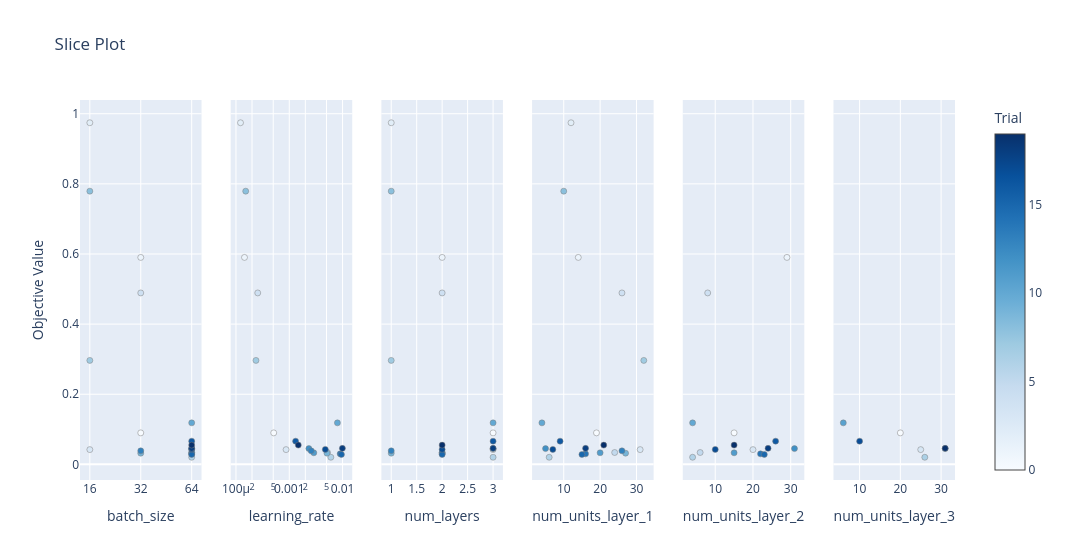

The notebook cell this image was saved under:
### Code cell
# visualizing Optuna results

optuna.visualization.plot_optimization_history(study)
optuna.visualization.plot_param_importances(study)
optuna.visualization.plot_slice(study)

### Figure 1 — Plotly figure (JSON) as saved in the notebook; plotly's stock layout.template omitted (floating-point values rounded to 4 significant figures)
{"data": [{"marker": {"color": [0, 1, 2, 3, 4, 5, 6, 7, 8, 9, 10, 11, 12, 13, 14, 15, 16, 17, 18, 19], "colorbar": {"title": {"text": "Trial"}, "x": 1, "xpad": 40}, "colorscale": [[0, "rgb(247,251,255)"], [0.125, "rgb(222,235,247)"], [0.25, "rgb(198,219,239)"], [0.375, "rgb(158,202,225)"], [0.5, "rgb(107,174,214)"], [0.625, "rgb(66,146,198)"], [0.75, "rgb(33,113,181)"], [0.875, "rgb(8,81,156)"], [1, "rgb(8,48,107)"]], "line": {"color": "Grey", "width": 0.5}, "showscale": true}, "mode": "markers", "name": "Feasible Trial", "showlegend": false, "type": "scatter", "x": [32, 32, 16, 16, 32, 64, 64, 16, 16, 32, 64, 64, 64, 32, 64, 64, 64, 64, 64, 64], "xaxis": "x", "y": [0.08985, 0.5902, 0.9743, 0.04203, 0.4889, 0.03384, 0.02029, 0.2965, 0.7792, 0.0319, 0.1184, 0.03295, 0.04495, 0.03854, 0.02996, 0.02828, 0.06622, 0.04274, 0.0456, 0.05488], "yaxis": "y"}, {"marker": {"color": [0, 1, 2, 3, 4, 5, 6, 7, 8, 9, 10, 11, 12, 13, 14, 15, 16, 17, 18, 19], "colorbar": {"title": {"text": "Trial"}, "x": 1, "xpad": 40}, "colorscale": [[0, "rgb(247,251,255)"], [0.125, "rgb(222,235,247)"], [0.25, "rgb(198,219,239)"], [0.375, "rgb(158,202,225)"], [0.5, "rgb(107,174,214)"], [0.625, "rgb(66,146,198)"], [0.75, "rgb(33,113,181)"], [0.875, "rgb(8,81,156)"], [1, "rgb(8,48,107)"]], "line": {"color": "Grey", "width": 0.5}, "showscale": false}, "mode": "markers", "name": "Feasible Trial", "showlegend": false, "type": "scatter", "x": [0.0005108, 0.0001446, 0.0001218, 0.0008714, 0.0002563, 0.005226, 0.006027, 0.0002374, 0.0001524, 0.0051, 0.008003, 0.002884, 0.002331, 0.00258, 0.009012, 0.009523, 0.001315, 0.004743, 0.009924, 0.001477], "xaxis": "x2", "y": [0.08985, 0.5902, 0.9743, 0.04203, 0.4889, 0.03384, 0.02029, 0.2965, 0.7792, 0.0319, 0.1184, 0.03295, 0.04495, 0.03854, 0.02996, 0.02828, 0.06622, 0.04274, 0.0456, 0.05488], "yaxis": "y2"}, {"marker": {"color": [0, 1, 2, 3, 4, 5, 6, 7, 8, 9, 10, 11, 12, 13, 14, 15, 16, 17, 18, 19], "colorbar": {"title": {"text": "Trial"}, "x": 1, "xpad": 40}, "colorscale": [[0, "rgb(247,251,255)"], [0.125, "rgb(222,235,247)"], [0.25, "rgb(198,219,239)"], [0.375, "rgb(158,202,225)"], [0.5, "rgb(107,174,214)"], [0.625, "rgb(66,146,198)"], [0.75, "rgb(33,113,181)"], [0.875, "rgb(8,81,156)"], [1, "rgb(8,48,107)"]], "line": {"color": "Grey", "width": 0.5}, "showscale": false}, "mode": "markers", "name": "Feasible Trial", "showlegend": false, "type": "scatter", "x": [3, 2, 1, 3, 2, 2, 3, 1, 1, 1, 3, 2, 3, 1, 2, 2, 3, 2, 3, 2], "xaxis": "x3", "y": [0.08985, 0.5902, 0.9743, 0.04203, 0.4889, 0.03384, 0.02029, 0.2965, 0.7792, 0.0319, 0.1184, 0.03295, 0.04495, 0.03854, 0.02996, 0.02828, 0.06622, 0.04274, 0.0456, 0.05488], "yaxis": "y3"}, {"marker": {"color": [0, 1, 2, 3, 4, 5, 6, 7, 8, 9, 10, 11, 12, 13, 14, 15, 16, 17, 18, 19], "colorbar": {"title": {"text": "Trial"}, "x": 1, "xpad": 40}, "colorscale": [[0, "rgb(247,251,255)"], [0.125, "rgb(222,235,247)"], [0.25, "rgb(198,219,239)"], [0.375, "rgb(158,202,225)"], [0.5, "rgb(107,174,214)"], [0.625, "rgb(66,146,198)"], [0.75, "rgb(33,113,181)"], [0.875, "rgb(8,81,156)"], [1, "rgb(8,48,107)"]], "line": {"color": "Grey", "width": 0.5}, "showscale": false}, "mode": "markers", "name": "Feasible Trial", "showlegend": false, "type": "scatter", "x": [19, 14, 12, 31, 26, 24, 6, 32, 10, 27, 4, 20, 5, 26, 16, 15, 9, 7, 16, 21], "xaxis": "x4", "y": [0.08985, 0.5902, 0.9743, 0.04203, 0.4889, 0.03384, 0.02029, 0.2965, 0.7792, 0.0319, 0.1184, 0.03295, 0.04495, 0.03854, 0.02996, 0.02828, 0.06622, 0.04274, 0.0456, 0.05488], "yaxis": "y4"}, {"marker": {"color": [0, 1, 3, 4, 5, 6, 10, 11, 12, 14, 15, 16, 17, 18, 19], "colorbar": {"title": {"text": "Trial"}, "x": 1, "xpad": 40}, "colorscale": [[0, "rgb(247,251,255)"], [0.125, "rgb(222,235,247)"], [0.25, "rgb(198,219,239)"], [0.375, "rgb(158,202,225)"], [0.5, "rgb(107,174,214)"], [0.625, "rgb(66,146,198)"], [0.75, "rgb(33,113,181)"], [0.875, "rgb(8,81,156)"], [1, "rgb(8,48,107)"]], "line": {"color": "Grey", "width": 0.5}, "showscale": false}, "mode": "markers", "name": "Feasible Trial", "showlegend": false, "type": "scatter", "x": [15, 29, 20, 8, 6, 4, 4, 15, 31, 22, 23, 26, 10, 24, 15], "xaxis": "x5", "y": [0.08985, 0.5902, 0.04203, 0.4889, 0.03384, 0.02029, 0.1184, 0.03295, 0.04495, 0.02996, 0.02828, 0.06622, 0.04274, 0.0456, 0.05488], "yaxis": "y5"}, {"marker": {"color": [0, 3, 6, 10, 12, 16, 18], "colorbar": {"title": {"text": "Trial"}, "x": 1, "xpad": 40}, "colorscale": [[0, "rgb(247,251,255)"], [0.125, "rgb(222,235,247)"], [0.25, "rgb(198,219,239)"], [0.375, "rgb(158,202,225)"], [0.5, "rgb(107,174,214)"], [0.625, "rgb(66,146,198)"], [0.75, "rgb(33,113,181)"], [0.875, "rgb(8,81,156)"], [1, "rgb(8,48,107)"]], "line": {"color": "Grey", "width": 0.5}, "showscale": false}, "mode": "markers", "name": "Feasible Trial", "showlegend": false, "type": "scatter", "x": [20, 25, 26, 6, 31, 10, 31], "xaxis": "x6", "y": [0.08985, 0.04203, 0.02029, 0.1184, 0.04495, 0.06622, 0.0456], "yaxis": "y6"}], "layout": {"title": {"text": "Slice Plot"}, "width": 1800, "xaxis": {"anchor": "y", "categoryarray": [16, 32, 64], "categoryorder": "array", "domain": [0, 0.1389], "title": {"text": "batch_size"}, "type": "category"}, "xaxis2": {"anchor": "y2", "domain": [0.1722, 0.3111], "title": {"text": "learning_rate"}, "type": "log"}, "xaxis3": {"anchor": "y3", "domain": [0.3444, 0.4833], "title": {"text": "num_layers"}}, "xaxis4": {"anchor": "y4", "domain": [0.5167, 0.6556], "title": {"text": "num_units_layer_1"}}, "xaxis5": {"anchor": "y5", "domain": [0.6889, 0.8278], "title": {"text": "num_units_layer_2"}}, "xaxis6": {"anchor": "y6", "domain": [0.8611, 1], "title": {"text": "num_units_layer_3"}}, "yaxis": {"anchor": "x", "domain": [0, 1], "title": {"text": "Objective Value"}}, "yaxis2": {"anchor": "x2", "domain": [0, 1], "matches": "y", "showticklabels": false}, "yaxis3": {"anchor": "x3", "domain": [0, 1], "matches": "y", "showticklabels": false}, "yaxis4": {"anchor": "x4", "domain": [0, 1], "matches": "y", "showticklabels": false}, "yaxis5": {"anchor": "x5", "domain": [0, 1], "matches": "y", "showticklabels": false}, "yaxis6": {"anchor": "x6", "domain": [0, 1], "matches": "y", "showticklabels": false}}}
